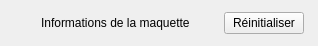
                         <widget class="QFrame" name="enteteFormulaireMaquette">
                          <property name="role" stdset="0">
                           <string>entete</string>
                          </property>
                          <property name="minimumSize">
                           <size>
                            <width>0</width>
                            <height>46</height>
                           </size>
                          </property>
                          <property name="maximumSize">
                           <size>
                            <width>16777215</width>
                            <height>46</height>
                           </size>
                          </property>
                          <layout class="QHBoxLayout" name="layoutEnteteFormulaireMaquette">
                           <property name="leftMargin">
                            <number>20</number>
                           </property>
                           <property name="topMargin">
                            <number>0</number>
                           </property>
                           <property name="rightMargin">
                            <number>14</number>
                           </property>
                           <property name="bottomMargin">
                            <number>0</number>
                           </property>
                           <property name="spacing">
                            <number>14</number>
                           </property>
                           <item>
                            <widget class="QLabel" name="iconeFormulaireMaquette">
                             <property name="text">
                              <string />
                             </property>
                            </widget>
                           </item>
                           <item>
                            <widget class="QLabel" name="titreFormulaireMaquette">
                             <property name="text">
                              <string>Informations de la maquette</string>
                             </property>
                             <property name="role" stdset="0">
                              <string>titreCarte</string>
                             </property>
                            </widget>
                           </item>
                           <item>
                            <spacer name="spacerEnteteFormulaireMaquette">
                             <property name="orientation">
                              <enum>Qt::Horizontal</enum>
                             </property>
                             <property name="sizeHint" stdset="0">
                              <size>
                               <width>20</width>
                               <height>20</height>
                              </size>
                             </property>
                            </spacer>
                           </item>
                           <item>
                            <widget class="QPushButton" name="btnReinitialiserMaquette">
                             <property name="text">
                              <string>Réinitialiser</string>
                             </property>
                             <property name="role" stdset="0">
                              <string>btnBlanc</string>
                             </property>
                             <property name="cursor">
                              <cursorShape>PointingHandCursor</cursorShape>
                             </property>
                            </widget>
                           </item>
                          </layout>
                         </widget>
